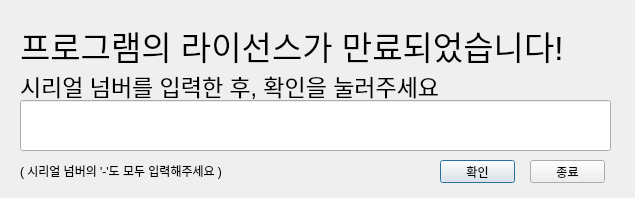
<?xml version="1.0" encoding="UTF-8"?>
<ui version="4.0">
 <class>Dialog</class>
 <widget class="QDialog" name="Dialog">
  <property name="geometry">
   <rect>
    <x>0</x>
    <y>0</y>
    <width>635</width>
    <height>198</height>
   </rect>
  </property>
  <property name="minimumSize">
   <size>
    <width>635</width>
    <height>198</height>
   </size>
  </property>
  <property name="maximumSize">
   <size>
    <width>635</width>
    <height>198</height>
   </size>
  </property>
  <property name="windowTitle">
   <string>Dialog</string>
  </property>
  <widget class="QPushButton" name="pushButton">
   <property name="geometry">
    <rect>
     <x>440</x>
     <y>160</y>
     <width>75</width>
     <height>23</height>
    </rect>
   </property>
   <property name="text">
    <string>확인</string>
   </property>
  </widget>
  <widget class="QPushButton" name="pushButton_2">
   <property name="geometry">
    <rect>
     <x>530</x>
     <y>160</y>
     <width>75</width>
     <height>23</height>
    </rect>
   </property>
   <property name="text">
    <string>종료</string>
   </property>
  </widget>
  <widget class="QLabel" name="label">
   <property name="geometry">
    <rect>
     <x>20</x>
     <y>20</y>
     <width>601</width>
     <height>51</height>
    </rect>
   </property>
   <property name="font">
    <font>
     <pointsize>25</pointsize>
    </font>
   </property>
   <property name="text">
    <string>프로그램의 라이선스가 만료되었습니다!</string>
   </property>
  </widget>
  <widget class="QLineEdit" name="lineEdit">
   <property name="geometry">
    <rect>
     <x>20</x>
     <y>100</y>
     <width>591</width>
     <height>51</height>
    </rect>
   </property>
   <property name="font">
    <font>
     <pointsize>12</pointsize>
    </font>
   </property>
   <property name="text">
    <string/>
   </property>
  </widget>
  <widget class="QLabel" name="label_2">
   <property name="geometry">
    <rect>
     <x>20</x>
     <y>70</y>
     <width>471</width>
     <height>31</height>
    </rect>
   </property>
   <property name="font">
    <font>
     <pointsize>17</pointsize>
    </font>
   </property>
   <property name="text">
    <string>시리얼 넘버를 입력한 후, 확인을 눌러주세요</string>
   </property>
  </widget>
  <widget class="QLabel" name="label_3">
   <property name="geometry">
    <rect>
     <x>20</x>
     <y>160</y>
     <width>241</width>
     <height>21</height>
    </rect>
   </property>
   <property name="text">
    <string>( 시리얼 넘버의 '-'도 모두 입력해주세요 )</string>
   </property>
  </widget>
 </widget>
 <resources/>
 <connections/>
</ui>
